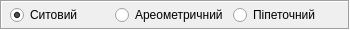
   <widget class="QFrame" name="frame">
    <property name="geometry">
     <rect>
      <x>10</x>
      <y>160</y>
      <width>350</width>
      <height>30</height>
     </rect>
    </property>
    <property name="frameShape">
     <enum>QFrame::Box</enum>
    </property>
    <property name="frameShadow">
     <enum>QFrame::Sunken</enum>
    </property>
    <widget class="QWidget" name="layoutWidget">
     <property name="geometry">
      <rect>
       <x>10</x>
       <y>3</y>
       <width>323</width>
       <height>24</height>
      </rect>
     </property>
     <layout class="QHBoxLayout" name="horizontalLayout">
      <property name="spacing">
       <number>5</number>
      </property>
      <item>
       <widget class="QRadioButton" name="radioButton">
        <property name="text">
         <string>Ситовий</string>
        </property>
        <property name="checkable">
         <bool>true</bool>
        </property>
        <property name="checked">
         <bool>true</bool>
        </property>
        <attribute name="buttonGroup">
         <string notr="true">buttonGroup</string>
        </attribute>
       </widget>
      </item>
      <item>
       <widget class="QRadioButton" name="radioButton_2">
        <property name="text">
         <string>Ареометричний</string>
        </property>
        <attribute name="buttonGroup">
         <string notr="true">buttonGroup</string>
        </attribute>
       </widget>
      </item>
      <item>
       <widget class="QRadioButton" name="radioButton_3">
        <property name="text">
         <string>Піпеточний</string>
        </property>
        <attribute name="buttonGroup">
         <string notr="true">buttonGroup</string>
        </attribute>
       </widget>
      </item>
     </layout>
    </widget>
   </widget>
